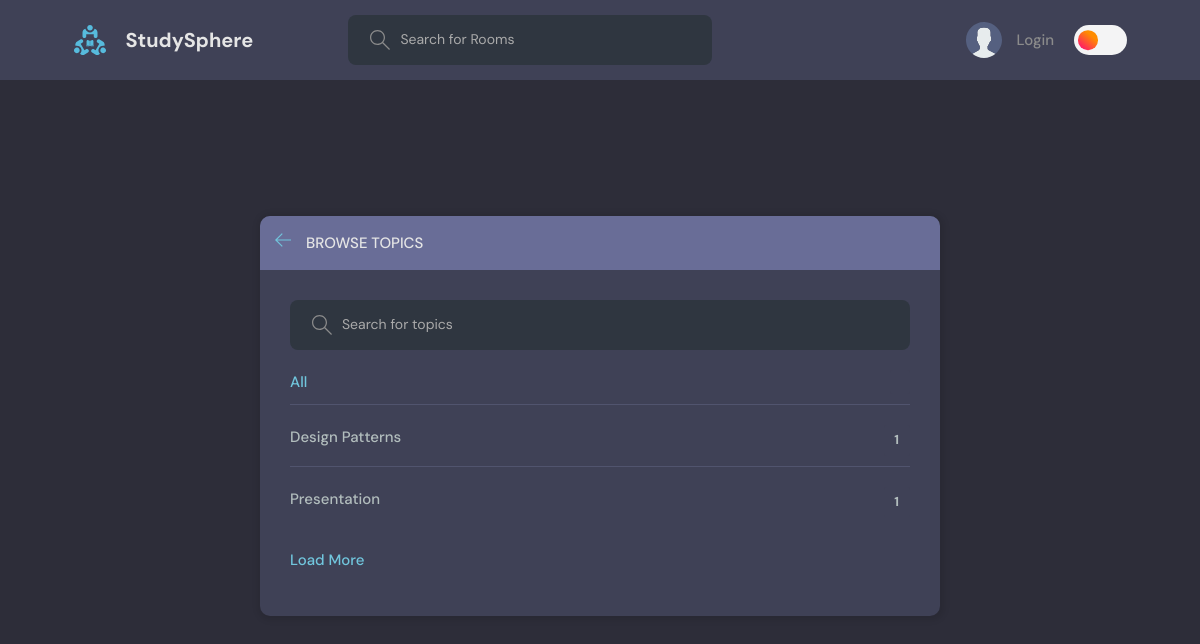
/topics/, run on an earlier commit of the app's database.
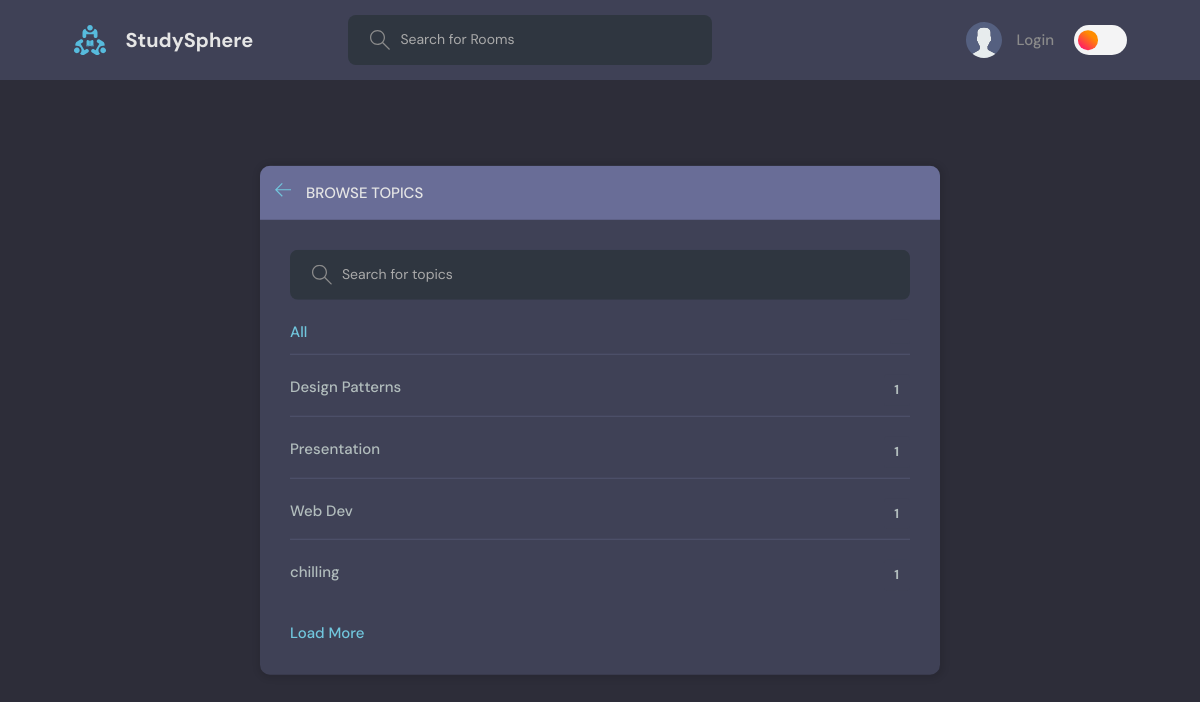
And on a later commit of the database.
### base/models.py (models this page shows, shortened)
class Topic(models.Model):
    name = models.TextField(max_length=100)

### base/views.py (the view)
# urls.py: path('topics/', views.topicsPage, name="topics"),
def topicsPage(request):
    q = request.GET.get('q', '')  # Filter by search query
    topics_list = Topic.objects.filter(name__icontains=q)  # Filter topics by search query
    paginator = Paginator(topics_list, 10)
    page_number = request.GET.get('page')  # Get the page number from the query string
    page_obj = paginator.get_page(page_number)
    if request.headers.get('X-Requested-With') == 'XMLHttpRequest':
        topics_data = [{'name': topic.name, 'count': topic.room_set.all().count()} for topic in page_obj]
        return JsonResponse({'topics': topics_data, 'has_next': page_obj.has_next()})
    return render(request, 'base/topics.html', {'topics': page_obj})

### base/templates/base/topics.html (shortened to what this page needs)
{% extends 'main.html' %}
{% block content %}
<main class="create-room layout">
  <div class="container">
    <div class="layout__box">
      <div class="layout__boxHeader">
        <div class="layout__boxTitle">
          <a href="{% url 'home' %}">
            <svg version="1.1" xmlns="http://www.w3.org/2000/svg" width="32" height="32" viewBox="0 0 32 32">
              <title>arrow-left</title>
              <path d="M13.723 2.286l-13.723 13.714 13.719 13.714 1.616-1.611-10.96-10.96h27.625v-2.286h-27.625l10.965-10.965-1.616-1.607z"></path>
            </svg>
          </a>
          <h3>Browse Topics</h3>
        </div>
      </div>
      <div class="topics-page layout__body">
        <form action="" method="GET" class="header__search">
          <label>
            <input name="q" placeholder="Search for topics" />
          </label>
        </form>
        <ul id="topics-list" class="topics__list">
          <li>
            <a href="{% url 'topics' %}" class="active">All <span>{{ topics.count }}</span></a>
          </li>
          {% for topic in topics %}
          <li>
            <a href="{% url 'home' %}?q={{ topic.name }}">{{ topic.name }} <span>{{ topic.room_set.all.count }}</span></a>
          </li>
          {% endfor %}
        </ul>
        <button id="load-more" class="btn btn--link">Load More</button>
      </div>
    </div>
  </div>
</main>
{% endblock content %}

What changed in the data, as far as the page shows it:
added Topic: name "Web Dev", room_set.all.count "1"
added Topic: name "chilling", room_set.all.count "1"
